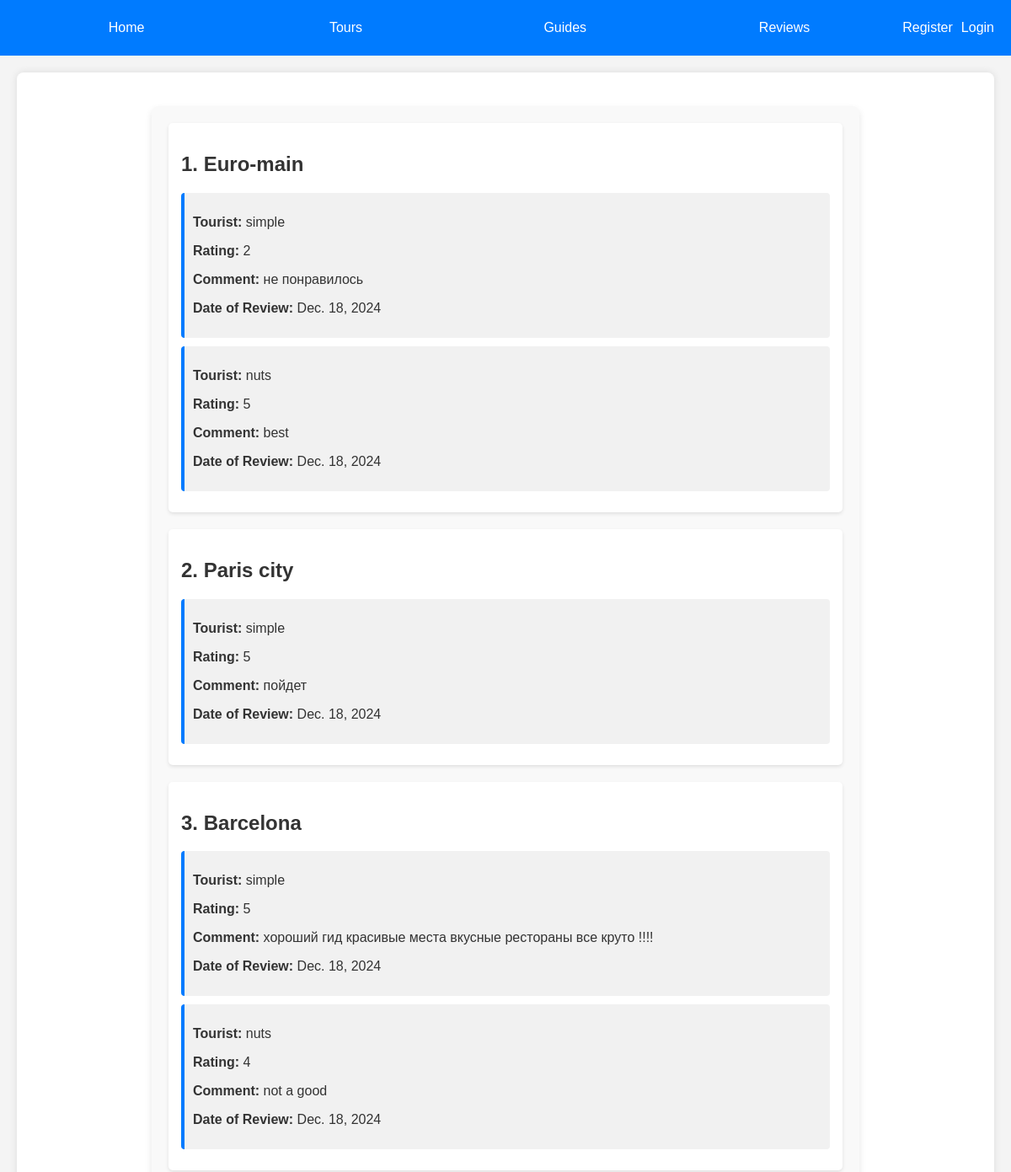
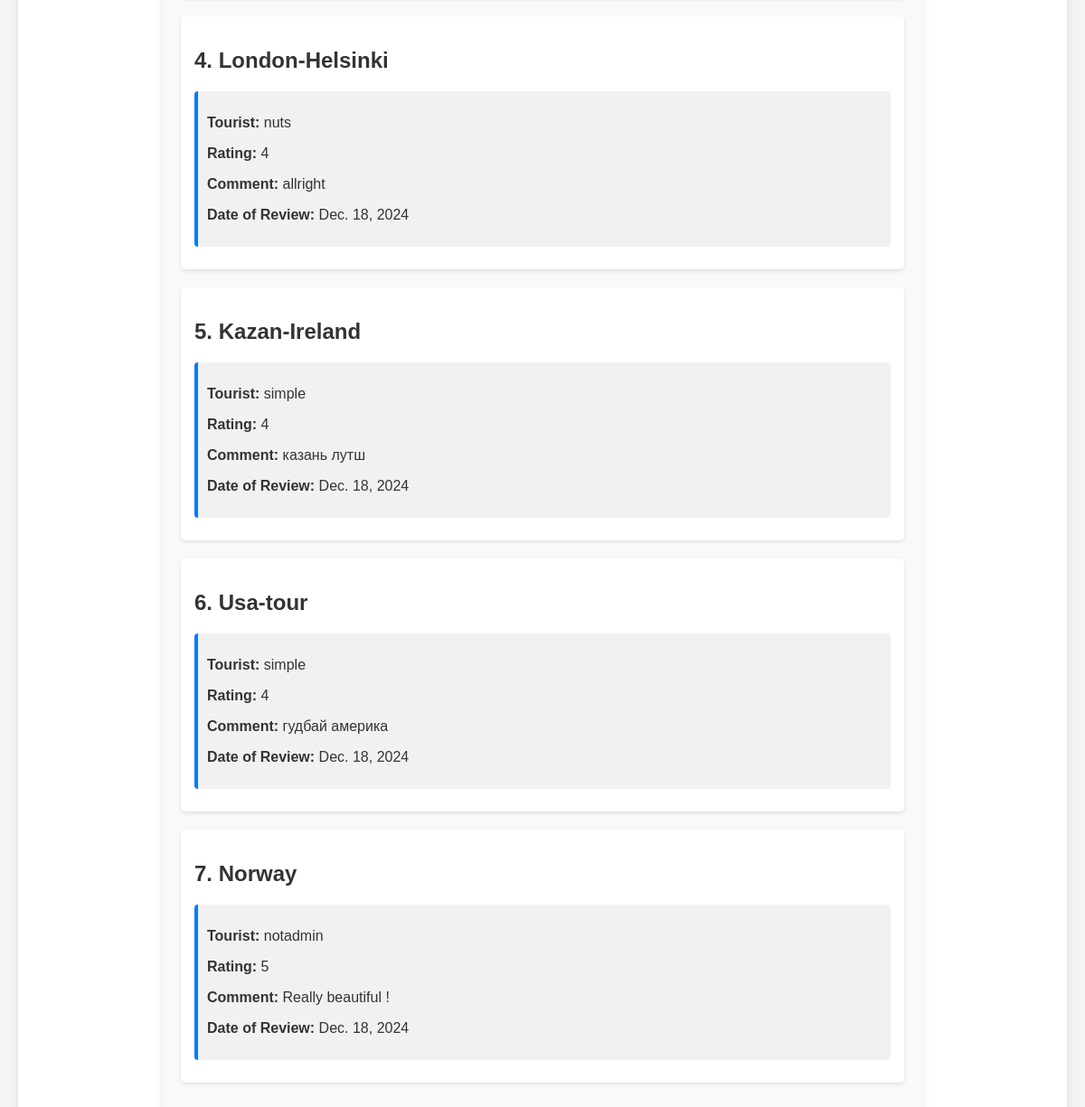
The page /tours/reviews/ on the database as committed earlier (2 pictures, top to bottom).
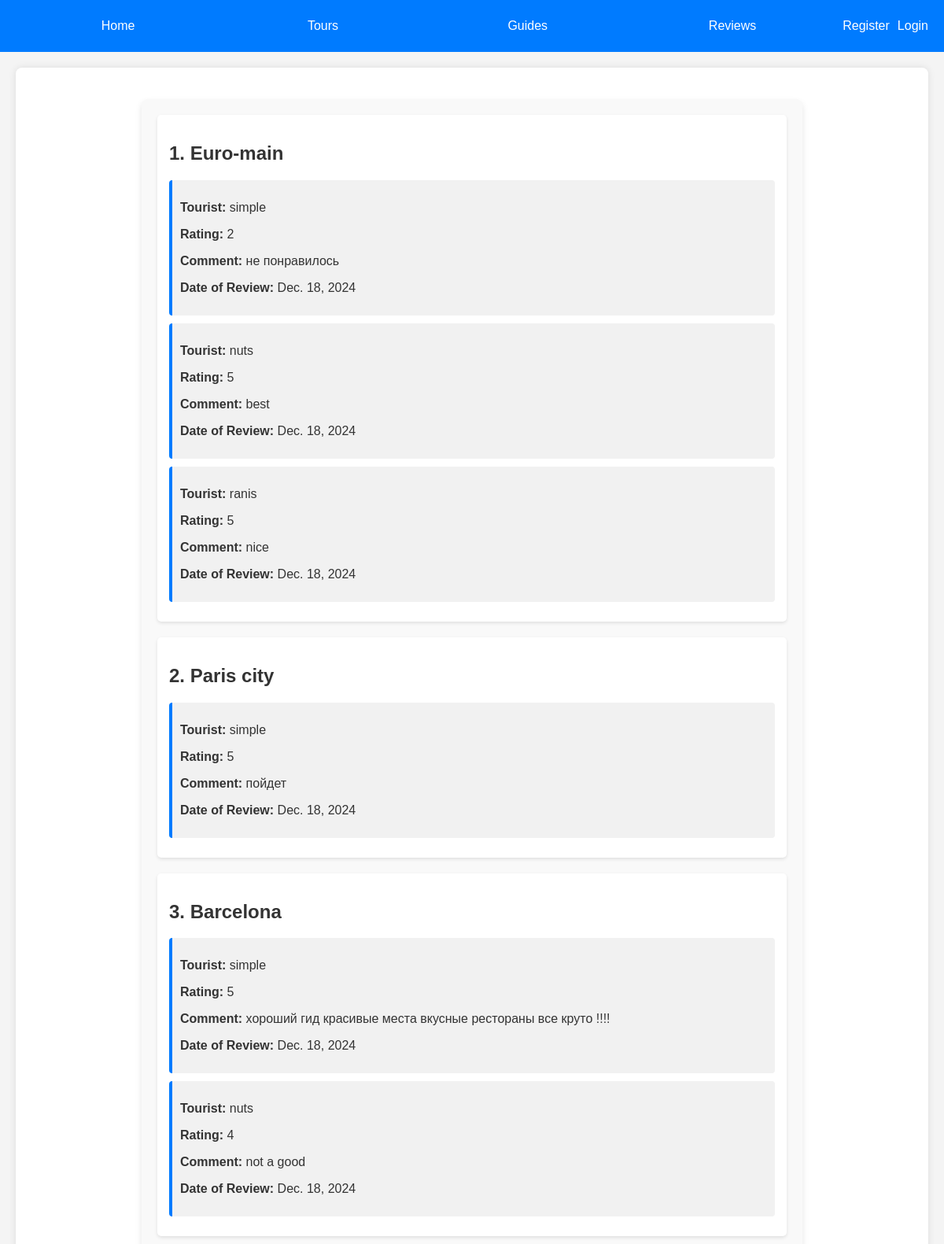
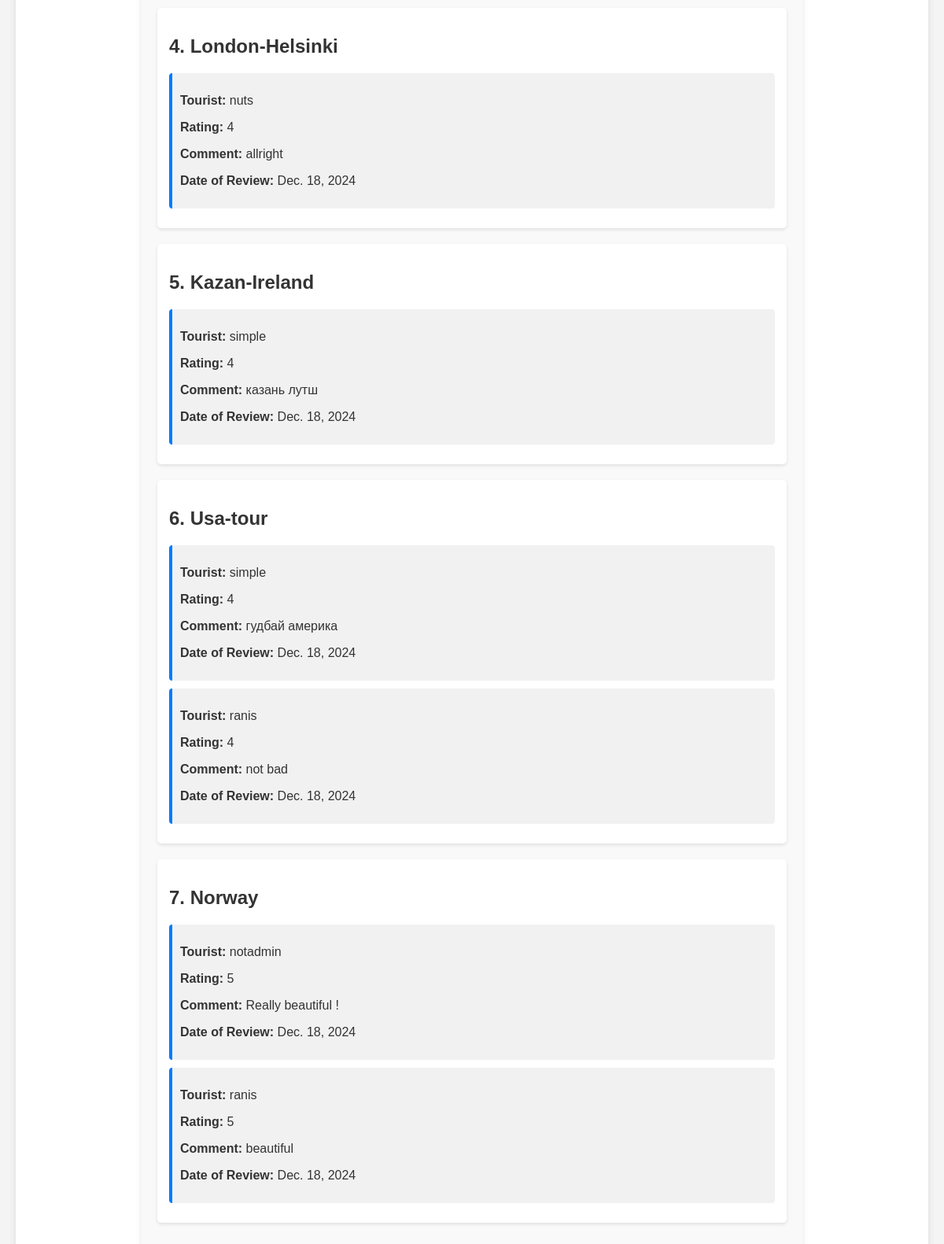
The same page on the database as committed later (2 pictures, top to bottom).
### tours/models.py (models this page shows, shortened)
class Tour(models.Model):
    name_tour = models.CharField(max_length = 50)
    date_of_start = models.DateField(null = True, blank = True)
    date_of_end = models.DateField(null = True, blank = True)
    description = models.TextField()
    price = models.DecimalField(max_digits=10, decimal_places=2, null=True, blank=True)

class Review(models.Model):
    tourist = models.ForeignKey(Tourist, on_delete=models.CASCADE)
    tour = models.ForeignKey(Tour, on_delete=models.CASCADE, related_name='reviews')
    rating = models.IntegerField()
    comment = models.TextField()
    date_of_review = models.DateField(auto_now_add=True)

class Tourist(models.Model):
    user = models.OneToOneField(User, on_delete=models.CASCADE, default=1)
    first_name = models.CharField(max_length=30)
    last_name = models.CharField(max_length=30)
    email = models.EmailField(unique=True)
    phone = models.CharField(max_length=15)
    date_of_birth = models.DateField(null=True, blank=True)

### tours/views.py (the view)
# urls.py: path('reviews/', views.review_list, name='review_list'),
def review_list(request):
    tours = Tour.objects.all()
    return render(request, 'reviews/review_list.html', {'tours': tours})

### tours/templates/reviews/review_list.html (shortened to what this page needs)
{% extends 'base.html' %}
{% block content %}
<div class="review-list">
    {% for tour in tours %}
        <div class="tour-item">
            <h2>{{ forloop.counter }}. {{ tour.name_tour }}</h2>
            <div class="reviews">
                {% if tour.reviews.all %}
                    {% for review in tour.reviews.all %}
                        <div class="review-item">
                            <p><strong>Tourist:</strong> {{ review.tourist.user.username }}</p>
                            <p><strong>Rating:</strong> {{ review.rating }}</p>
                            <p><strong>Comment:</strong> {{ review.comment }}</p>
                            <p><strong>Date of Review:</strong> {{ review.date_of_review }}</p>
                        </div>
                    {% endfor %}
                {% else %}
                    <p class="no-reviews">Пока нет отзывов для этого тура.</p>
                {% endif %}
            </div>
        </div>
    {% endfor %}
</div>
{% endblock %}

### tours/templates/base.html (shortened to what this page needs)
{% load static %}
<!DOCTYPE html>
<html lang="en">
<head>
</head>
<body>
    <nav>
        <ul>
            <li><a href="{% url 'home' %}">Home</a></li>
            <li><a href="{% url 'tour_list' %}">Tours</a></li>
            <li><a href="{% url 'guide_list' %}">Guides</a></li>
            <li><a href="{% url 'review_list' %}">Reviews</a></li>
            {% if user.is_authenticated %}
                <div class="auth-buttons">
                    <li><a href="{% url 'logout' %}">Logout</a></li>
                    {% if not user.is_staff %}
                        <li><a href="{% url 'user_orders' %}">My Orders</a></li>
                        <li><a href="{% url 'edit_profile' %}">Edit Profile</a></li>
                    {% endif %}
                    {% if user.is_staff %}
                        <li><a href="{% url 'add_tour' %}">Add Tour</a></li>
                        <li><a href="{% url 'add_guide' %}">Add Guide</a></li>
                        <li><a href="{% url 'admin:index' %}">Admin</a></li>
                        <li><a href="{% url 'user_list' %}">Users</a></li>
                    {% endif %}
                </div>
            {% else %}
                <div class="auth-buttons">
                    <li><a href="{% url 'register' %}">Register</a></li>
                    <li><a href="{% url 'login' %}">Login</a></li>
                </div>
            {% endif %}
        </ul>
    </nav>
    <main>
        <div class="content">
            {% block content %}
            {% endblock %}
        </div>
    </main>
</body>
</html>

### tours/templates/base.html (style rules this page uses)
body { font-family: Arial, sans-serif; margin: 0; padding: 0; background-color: #f4f4f4; color: #333; }
nav { background-color: #007bff; padding: 10px 20px; }
nav ul { list-style-type: none; margin: 0; padding: 0; display: flex; justify-content: space-around; }
nav ul li { flex: 1; }
nav ul li a { display: block; color: white; text-align: center; padding: 14px 0; text-decoration: none; transition: background-color 0.3s; }
.auth-buttons { display: flex; justify-content: flex-end; margin-left: auto; }
.auth-buttons a { margin-left: 10px; }
main { padding: 20px; }
.content { background-color: white; padding: 20px; border-radius: 8px; box-shadow: 0 0 10px rgba(0, 0, 0, 0.1); }

### tours/templates/reviews/review_list.html (style rules this page uses)
.review-list { max-width: 800px; margin: 20px auto; padding: 20px; background-color: #f9f9f9; border-radius: 8px; box-shadow: 0 4px 8px rgba(0, 0, 0, 0.1); }
.tour-item { margin-bottom: 20px; padding: 15px; background-color: white; border-radius: 5px; box-shadow: 0 2px 4px rgba(0, 0, 0, 0.1); }
.reviews { margin-top: 10px; }
.review-item { border-left: 4px solid #007BFF; padding-left: 10px; margin-bottom: 10px; background-color: #f1f1f1; border-radius: 4px; padding: 10px; }

Rows that differ between the two databases and show on the page:
added Review: tourist.user.username "ranis", rating "5", comment "nice", date_of_review "Dec. 18, 2024", shown under Tour "Euro-main"
added Review: tourist.user.username "ranis", rating "4", comment "not bad", date_of_review "Dec. 18, 2024", shown under Tour "Usa-tour"
added Review: tourist.user.username "ranis", rating "5", comment "beautiful", date_of_review "Dec. 18, 2024", shown under Tour "Norway"
